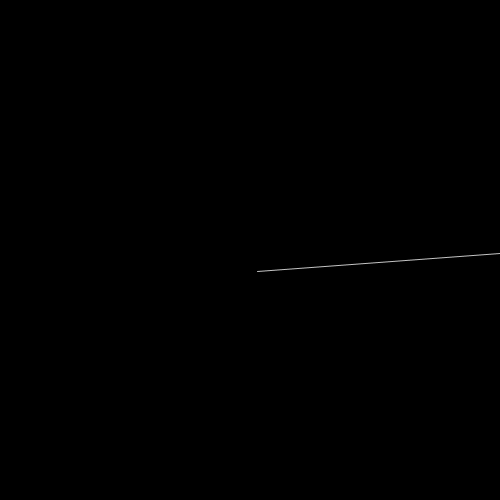
Frame 1 (no input)
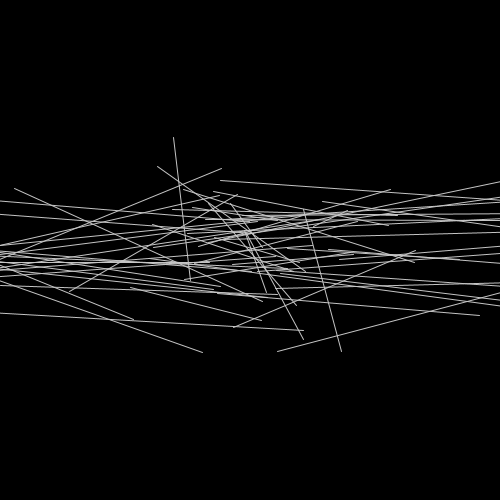
Frame 60 (the mouse pressed at the canvas centre just before this capture)
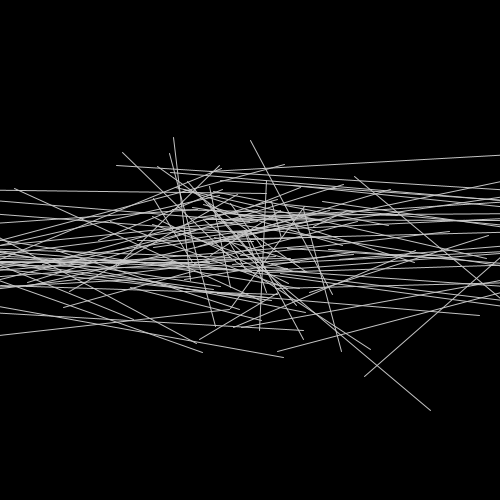
Frame 120 (the mouse held since frame 60 and released just before this capture)

The Processing sketch that drew these frames (run headless with seeded random() and noise(); from frame 60 on, the mouse is pressed at the canvas centre):

// Processing sketch: processing_148562
// ── processing_148562.pde

int RATIO = 50;
float x1, y1, x2, y2;
 
void setup() {
  size(500, 500);
  background(0);
  frameRate(700);
  stroke(200,250);
}
 
void draw() {
  x1 = width/2 + randomGaussian()*RATIO;
  y1 = height/2 + randomGaussian()*RATIO;
  x2 = width/2 + randomGaussian()*326;
  y2 = height/2 + randomGaussian()*45;
 
  line(x1, y1, x2, y2);
}
